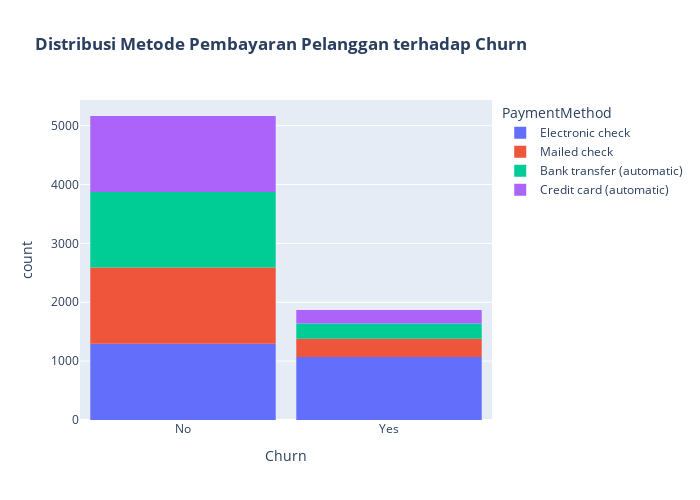

Notebook code cell kept with this figure:
### Code cell
# Membuat histogram menggunakan Plotly Express
fig = px.histogram(df, x="Churn", color="PaymentMethod", title="<b>Distribusi Metode Pembayaran Pelanggan terhadap Churn</b>")

# Mengatur lebar, tinggi, dan jarak antara batang histogram
fig.update_layout(width=700, height=500, bargap=0.1)

# Menampilkan histogram
fig.show()

### Figure 1 — Plotly figure (JSON) as saved in the notebook; plotly's stock layout.template omitted (floating-point values rounded to 4 significant figures; data arrays with more than 128 entries replaced by an {"elided": "..."} marker saying what was removed)
{"data": [{"alignmentgroup": "True", "bingroup": "x", "hovertemplate": "PaymentMethod=Electronic check<br>Churn=%{x}<br>count=%{y}<extra></extra>", "legendgroup": "Electronic check", "marker": {"color": "#636efa", "pattern": {"shape": ""}}, "name": "Electronic check", "offsetgroup": "Electronic check", "orientation": "v", "showlegend": true, "type": "histogram", "x": {"elided": "2365 str values"}, "xaxis": "x", "yaxis": "y"}, {"alignmentgroup": "True", "bingroup": "x", "hovertemplate": "PaymentMethod=Mailed check<br>Churn=%{x}<br>count=%{y}<extra></extra>", "legendgroup": "Mailed check", "marker": {"color": "#EF553B", "pattern": {"shape": ""}}, "name": "Mailed check", "offsetgroup": "Mailed check", "orientation": "v", "showlegend": true, "type": "histogram", "x": {"elided": "1604 str values"}, "xaxis": "x", "yaxis": "y"}, {"alignmentgroup": "True", "bingroup": "x", "hovertemplate": "PaymentMethod=Bank transfer (automatic)<br>Churn=%{x}<br>count=%{y}<extra></extra>", "legendgroup": "Bank transfer (automatic)", "marker": {"color": "#00cc96", "pattern": {"shape": ""}}, "name": "Bank transfer (automatic)", "offsetgroup": "Bank transfer (automatic)", "orientation": "v", "showlegend": true, "type": "histogram", "x": {"elided": "1542 str values"}, "xaxis": "x", "yaxis": "y"}, {"alignmentgroup": "True", "bingroup": "x", "hovertemplate": "PaymentMethod=Credit card (automatic)<br>Churn=%{x}<br>count=%{y}<extra></extra>", "legendgroup": "Credit card (automatic)", "marker": {"color": "#ab63fa", "pattern": {"shape": ""}}, "name": "Credit card (automatic)", "offsetgroup": "Credit card (automatic)", "orientation": "v", "showlegend": true, "type": "histogram", "x": {"elided": "1521 str values"}, "xaxis": "x", "yaxis": "y"}], "layout": {"bargap": 0.1, "barmode": "relative", "height": 500, "legend": {"title": {"text": "PaymentMethod"}, "tracegroupgap": 0}, "title": {"text": "<b>Distribusi Metode Pembayaran Pelanggan terhadap Churn</b>"}, "width": 700, "xaxis": {"anchor": "y", "domain": [0, 1], "title": {"text": "Churn"}}, "yaxis": {"anchor": "x", "domain": [0, 1], "title": {"text": "count"}}}}
